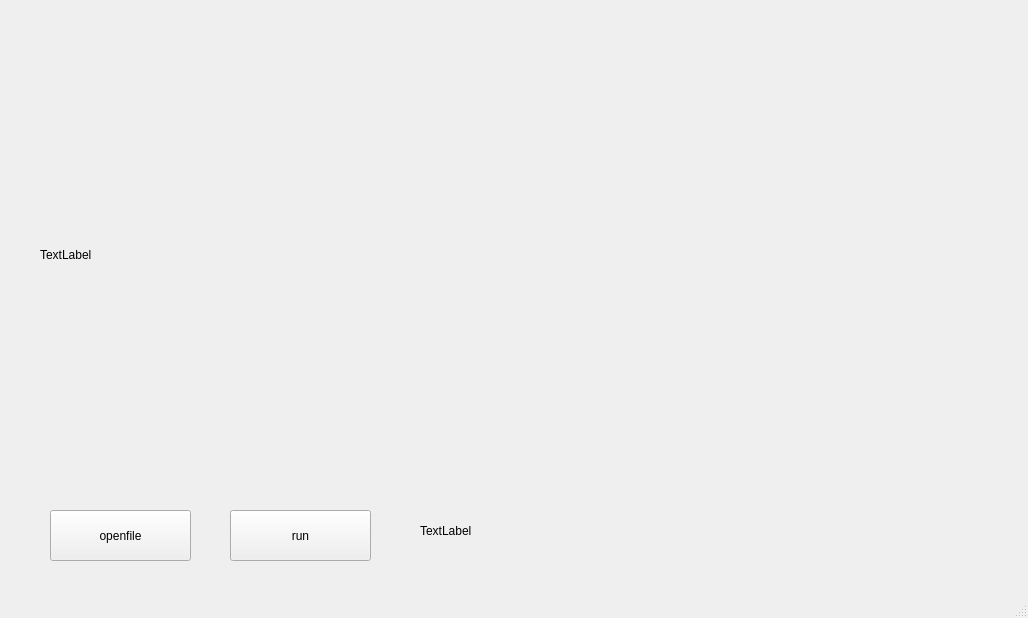
<?xml version="1.0" encoding="UTF-8"?>
<ui version="4.0">
 <class>MainWindow</class>
 <widget class="QMainWindow" name="MainWindow">
  <property name="geometry">
   <rect>
    <x>0</x>
    <y>0</y>
    <width>1028</width>
    <height>618</height>
   </rect>
  </property>
  <property name="windowTitle">
   <string>MainWindow</string>
  </property>
  <property name="layoutDirection">
   <enum>Qt::LeftToRight</enum>
  </property>
  <widget class="QWidget" name="centralwidget">
   <widget class="QLabel" name="label_img">
    <property name="geometry">
     <rect>
      <x>40</x>
      <y>30</y>
      <width>800</width>
      <height>450</height>
     </rect>
    </property>
    <property name="layoutDirection">
     <enum>Qt::LeftToRight</enum>
    </property>
    <property name="text">
     <string>TextLabel</string>
    </property>
   </widget>
   <widget class="QPushButton" name="openfile">
    <property name="geometry">
     <rect>
      <x>50</x>
      <y>510</y>
      <width>141</width>
      <height>51</height>
     </rect>
    </property>
    <property name="text">
     <string>openfile</string>
    </property>
   </widget>
   <widget class="QPushButton" name="run">
    <property name="geometry">
     <rect>
      <x>230</x>
      <y>510</y>
      <width>141</width>
      <height>51</height>
     </rect>
    </property>
    <property name="autoFillBackground">
     <bool>false</bool>
    </property>
    <property name="text">
     <string>run</string>
    </property>
    <property name="autoDefault">
     <bool>false</bool>
    </property>
   </widget>
   <widget class="QLabel" name="file_path">
    <property name="geometry">
     <rect>
      <x>420</x>
      <y>510</y>
      <width>441</width>
      <height>41</height>
     </rect>
    </property>
    <property name="text">
     <string>TextLabel</string>
    </property>
   </widget>
  </widget>
  <widget class="QMenuBar" name="menubar">
   <property name="geometry">
    <rect>
     <x>0</x>
     <y>0</y>
     <width>1028</width>
     <height>25</height>
    </rect>
   </property>
  </widget>
  <widget class="QStatusBar" name="statusbar"/>
 </widget>
 <resources/>
 <connections/>
</ui>
